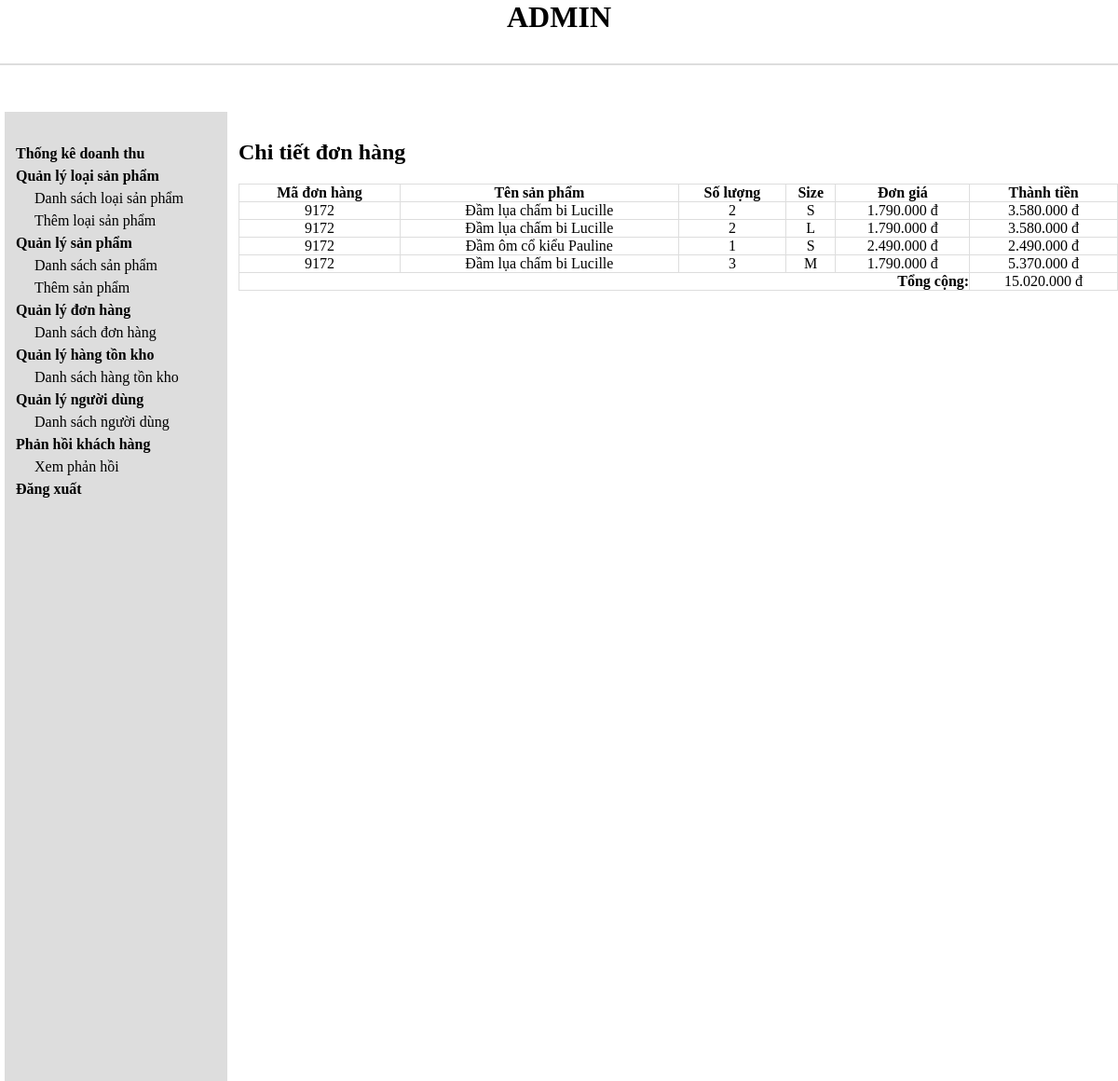
The app's page /donhang/cartdetail.php?code=9172 (signed in) with its own data.
### tables this page shows
CREATE TABLE `cart_details` (
  `cart_details_id` int(11) NOT NULL,
  `cart_code` varchar(10) NOT NULL,
  `product_id` int(11) NOT NULL,
  `quantity` int(11) NOT NULL,
  `size` varchar(10) NOT NULL
);

CREATE TABLE `cart` (
  `cart_id` int(11) NOT NULL,
  `user_id` int(11) NOT NULL,
  `cart_code` varchar(10) NOT NULL,
  `cart_status` tinyint(1) DEFAULT NULL,
  `cart_date` datetime DEFAULT current_timestamp(),
  `total_amount` decimal(10,2) NOT NULL DEFAULT 0.00,
  `cart_payment` varchar(20) NOT NULL
);

CREATE TABLE `products` (
  `product_id` int(11) NOT NULL,
  `product_name` varchar(255) NOT NULL,
  `product_description` text DEFAULT NULL,
  `product_price` decimal(10,2) NOT NULL,
  `product_sale` int(11) NOT NULL,
  `product_quantity` int(11) NOT NULL,
  `product_image` varchar(255) DEFAULT NULL,
  `brand_id` int(11) DEFAULT NULL,
  `created_at` timestamp NOT NULL DEFAULT current_timestamp(),
  `updated_at` timestamp NOT NULL DEFAULT current_timestamp() ON UPDATE current_timestamp(),
  `product_color_image` varchar(255) DEFAULT NULL,
  `product_color_name` varchar(255) DEFAULT NULL,
  `remarkable` tinyint(1) DEFAULT 0,
  `price_sale` decimal(10,2) GENERATED ALWAYS AS (`product_price` - `product_price` * `product_sale` / 100) STORED,
  `product_size` int(11) NOT NULL
);

### database/database.php (called while the page is built, shortened)
<?php
class Database {
    private $host = "localhost";
    private $user = "root";
    private $pass = "";
    private $dbname = "clothing_store";
    public $conn;
    public function connect() {
        $this->conn = new mysqli($this->host, $this->user, $this->pass, $this->dbname);
    }
    public function select($query) {
        $result = $this->conn->query($query) or
        die($this->conn->error . __LINE__);
        if ($result->num_rows > 0) {
            return $result;
        } else {
            return false;
        }
    }
}
?>

### class/cart_class.php (called while the page is built, shortened)
<?php
include "../database/database.php";
?>
<?php
class cart
{
    private $db;
    public function __construct()
    {
        $this->db = new Database;
    }
    public function show_cartdetail($cart_code)
    {
        $query = "
            SELECT
                c.cart_code,
                p.product_name,
                p.product_price,
                cd.quantity,
                cd.size
            FROM
                cart_details cd
            JOIN
                cart c ON cd.cart_code = c.cart_code
            JOIN
                products p ON cd.product_id = p.product_id
            WHERE
                c.cart_code = '$cart_code'
        ";
        $result = $this->db->select($query);
        return $result;
    }
}
?>

### donhang/cartdetail.php (the view)
<?php
include "../database/header.php";
include '../database/sidebar.php';
include "../class/cart_class.php";
$cart = new cart();
if (isset($_GET['code'])) {
    $cart_code = $_GET['code'];
    $show_cart = $cart->show_cartdetail($cart_code);
} else {
    echo "<p class='error-message'>Không tìm thấy mã đơn hàng!</p>";
    exit();
}
$total = 0;
?>
<div class="admin-content-right">
    <div class="admin-content-right-cartegory_list">
        <h1>Chi tiết đơn hàng</h1>
        <table>
            <thead>
                <tr>
                    <th>Mã đơn hàng</th>
                    <th>Tên sản phẩm</th>
                    <th>Số lượng</th>
                    <th>Size</th>
                    <th>Đơn giá</th>
                    <th>Thành tiền</th>
                </tr>
            </thead>
            <tbody>
                <?php
                if ($show_cart && $show_cart->num_rows > 0) {
                    while ($result = $show_cart->fetch_assoc()) {
                        $subtotal = $result['quantity'] * $result['product_price'];
                        $total += $subtotal;
                ?>
                <tr>
                    <td><?php echo htmlspecialchars($result['cart_code']); ?></td>
                    <td><?php echo htmlspecialchars($result['product_name']); ?></td>
                    <td><?php echo htmlspecialchars($result['quantity']); ?></td>
                    <td><?php echo htmlspecialchars($result['size']); ?></td>
                    <td><?php echo number_format($result['product_price'], 0, ',', '.'); ?> đ</td>
                    <td><?php echo number_format($subtotal, 0, ',', '.'); ?> đ</td>
                </tr>
                <?php
                    }
                } else {
                    echo "<tr><td colspan='6'>Không có chi tiết cho đơn hàng này.</td></tr>";
                }
                ?>
            </tbody>
            <tfoot>
                <tr>
                    <td colspan="5" style="text-align: right; font-weight: bold;">Tổng cộng:</td>
                    <td><?php echo number_format($total, 0, ',', '.'); ?> đ</td>
                </tr>
            </tfoot>
        </table>
    </div>
</div>
</body>
</html>

### styles_admin.css (style rules this page uses)
* { margin: 0; padding: 0; box-sizing: border-box; color: black; outline: none; }
.admin-content-right { width: 80%; padding: 30px 0 0 12px; display: grid; }
.admin-content-right-cartegory_list table { width: 100%; text-align: center; margin-top: 20px; }
.admin-content-right-cartegory_list table tr th,td { border: 1px solid #dddddd; }
table { border-collapse: collapse; }

### records on screen
cart_details: cart.cart_code "9172", product.product_name "Đầm lụa chấm bi Lucille", quantity "2", size "S", product.product_price "1.790.000", quantity.product_price "3.580.000"
cart_details: cart.cart_code "9172", product.product_name "Đầm lụa chấm bi Lucille", quantity "2", size "L", product.product_price "1.790.000", quantity.product_price "3.580.000"
cart_details: cart.cart_code "9172", product.product_name "Đầm ôm cổ kiểu Pauline", quantity "1", size "S", product.product_price "2.490.000", quantity.product_price "2.490.000"
cart_details: cart.cart_code "9172", product.product_name "Đầm lụa chấm bi Lucille", quantity "3", size "M", product.product_price "1.790.000", quantity.product_price "5.370.000"

### other values on screen
$total "15.020.000"
